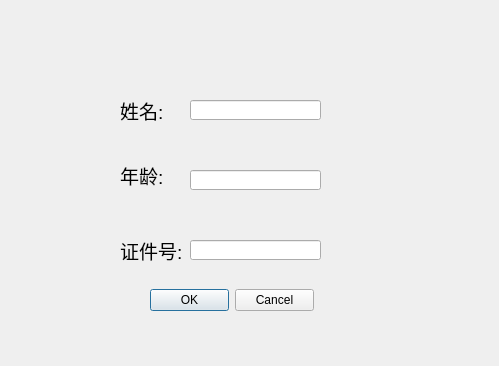
<?xml version="1.0" encoding="UTF-8"?>
<ui version="4.0">
 <class>AddPassengerDialog</class>
 <widget class="QDialog" name="AddPassengerDialog">
  <property name="geometry">
   <rect>
    <x>0</x>
    <y>0</y>
    <width>499</width>
    <height>366</height>
   </rect>
  </property>
  <property name="windowTitle">
   <string>Dialog</string>
  </property>
  <widget class="QLabel" name="Name_Label">
   <property name="geometry">
    <rect>
     <x>120</x>
     <y>90</y>
     <width>61</width>
     <height>41</height>
    </rect>
   </property>
   <property name="font">
    <font>
     <pointsize>14</pointsize>
    </font>
   </property>
   <property name="text">
    <string>姓名:</string>
   </property>
  </widget>
  <widget class="QLabel" name="Age_Label">
   <property name="geometry">
    <rect>
     <x>120</x>
     <y>150</y>
     <width>61</width>
     <height>51</height>
    </rect>
   </property>
   <property name="font">
    <font>
     <pointsize>14</pointsize>
    </font>
   </property>
   <property name="text">
    <string>年龄:</string>
   </property>
  </widget>
  <widget class="QLabel" name="IdentityCard_Label">
   <property name="geometry">
    <rect>
     <x>120</x>
     <y>220</y>
     <width>61</width>
     <height>61</height>
    </rect>
   </property>
   <property name="font">
    <font>
     <pointsize>14</pointsize>
    </font>
   </property>
   <property name="text">
    <string>证件号:</string>
   </property>
  </widget>
  <widget class="QLineEdit" name="Name_LineEdit">
   <property name="geometry">
    <rect>
     <x>190</x>
     <y>100</y>
     <width>131</width>
     <height>20</height>
    </rect>
   </property>
  </widget>
  <widget class="QLineEdit" name="Age_LineEdit">
   <property name="geometry">
    <rect>
     <x>190</x>
     <y>170</y>
     <width>131</width>
     <height>20</height>
    </rect>
   </property>
  </widget>
  <widget class="QLineEdit" name="IdentityCard_LineEdit">
   <property name="geometry">
    <rect>
     <x>190</x>
     <y>240</y>
     <width>131</width>
     <height>20</height>
    </rect>
   </property>
  </widget>
  <widget class="QDialogButtonBox" name="buttonBox">
   <property name="geometry">
    <rect>
     <x>150</x>
     <y>280</y>
     <width>164</width>
     <height>41</height>
    </rect>
   </property>
   <property name="standardButtons">
    <set>QDialogButtonBox::StandardButton::Cancel|QDialogButtonBox::StandardButton::Ok</set>
   </property>
   <property name="centerButtons">
    <bool>false</bool>
   </property>
  </widget>
 </widget>
 <resources/>
 <connections/>
</ui>
